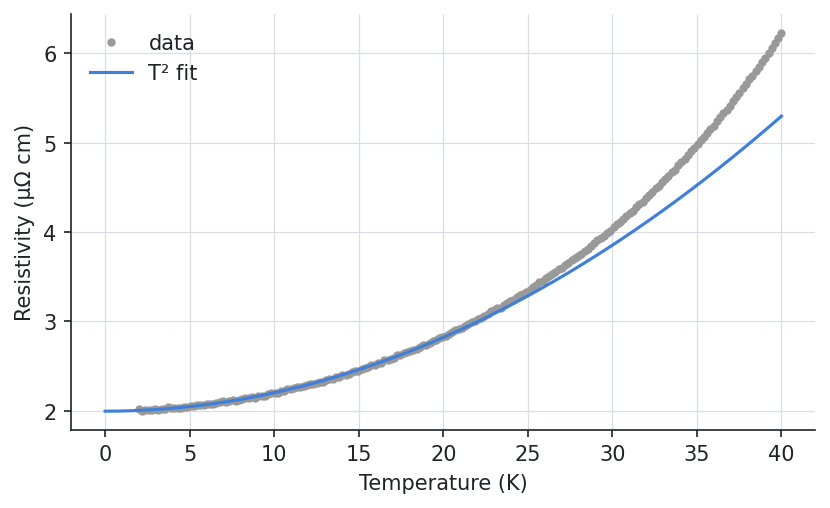

Source code (Python):
from _data import rt

# --8<-- [start:example]
import matplotlib.pyplot as plt
import numpy as np
import quantalyze as qz

result = qz.fit(lambda T, rho0, A: rho0 + A * T**2, rt, "temperature", "resistivity", x_max=20)

fig, ax = plt.subplots()
ax.plot(rt["temperature"], rt["resistivity"], ".", color="0.6", label="data")
result.plot(ax, np.linspace(0, 40, 200), color="C0", label="T² fit")  # extra keywords go to ax.plot
ax.set(xlabel="Temperature (K)", ylabel="Resistivity (µΩ cm)")
ax.legend()
# --8<-- [end:example]
